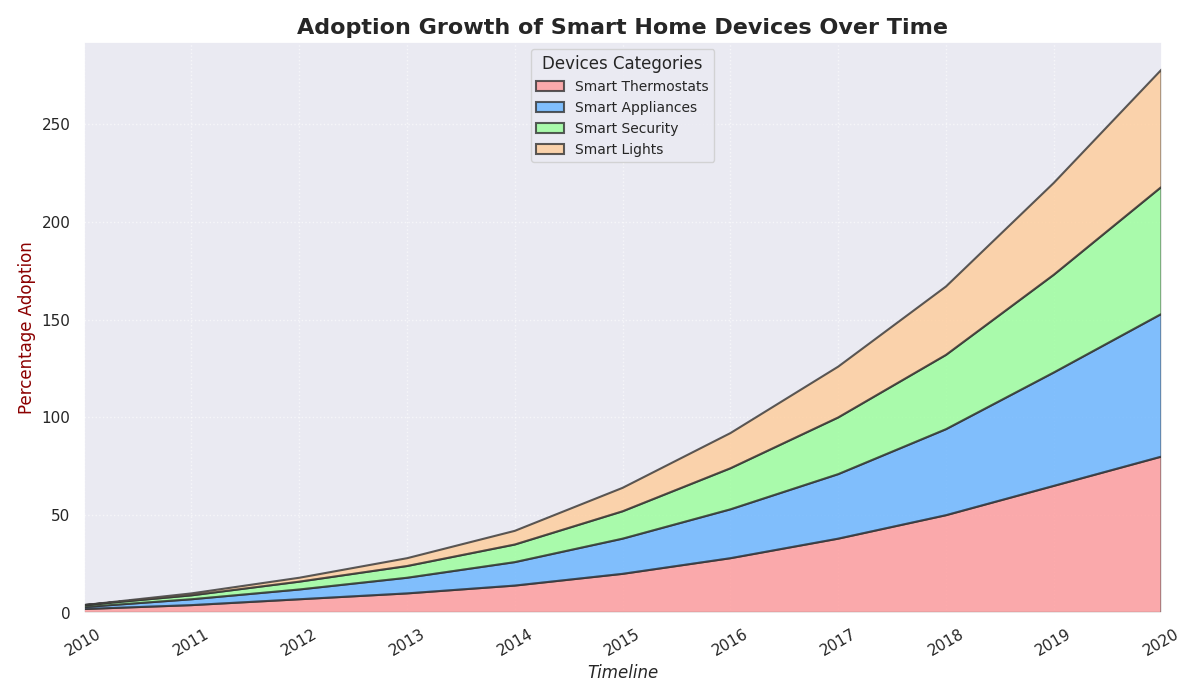

Recreate this plot in Python.
import matplotlib.pyplot as plt
import numpy as np

devices = ["Smart Thermostats", "Smart Appliances", "Smart Security", "Smart Lights"]
years = np.arange(2010, 2021)

adoption_lights = [2, 4, 7, 10, 14, 20, 28, 38, 50, 65, 80]
adoption_thermostats = [1, 3, 5, 8, 12, 18, 25, 33, 44, 58, 73]
adoption_security = [1, 2, 4, 6, 9, 14, 21, 29, 38, 50, 65]
adoption_appliances = [0, 1, 2, 4, 7, 12, 18, 26, 35, 47, 60]

plt.figure(figsize=(12, 7))

plt.stackplot(years, adoption_lights, adoption_thermostats, adoption_security, adoption_appliances,
              labels=devices,
              colors=['#FF9999', '#66B3FF', '#99FF99', '#FFCC99'], alpha=0.8,
              edgecolor=['#333333','#444444','#555555','#666666'], linewidth=1.5)

plt.title("Adoption Growth of Smart Home Devices Over Time", fontsize=16, fontweight='bold')
plt.xlabel("Timeline", fontsize=12, fontstyle='italic')
plt.ylabel("Percentage Adoption", fontsize=12, color='darkred')
plt.xlim(years[0], years[-1])
plt.xticks(years, rotation=30)
plt.legend(loc='upper center', fontsize=10, title='Devices Categories', title_fontsize='12')

plt.grid(visible=True, linestyle=':', alpha=0.6)

plt.tight_layout()

plt.show()
